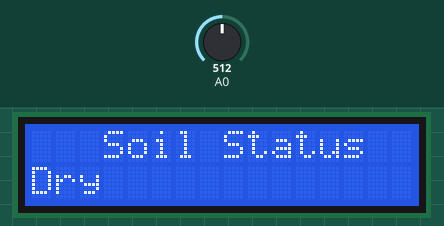
Recording of a sketch running on a simulated Arduino Uno, built with avr-gcc and run on an emulated ATmega328P. On the bench: 16×2 character LCD. The test bench sets the inputs (shaded band); at power-on: A0 = 512. What the sketch prints to the serial monitor is not drawn.

Above: at 1.2 s.
1.3 s: A0 set to 664
2.8 s: A0 set to 688
At 3.9 s:
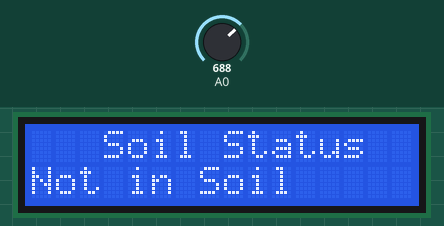
4.3 s: A0 set to 425
At 5.2 s:
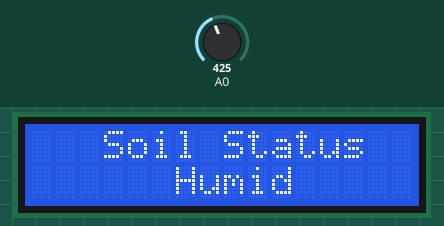
5.8 s: A0 set to 401
At 6.8 s:
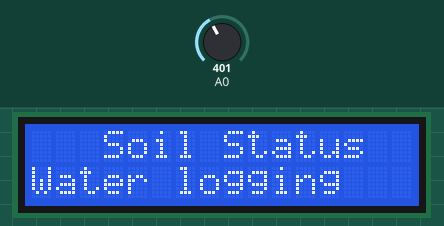
7.3 s: A0 set to 430
At 8.5 s:
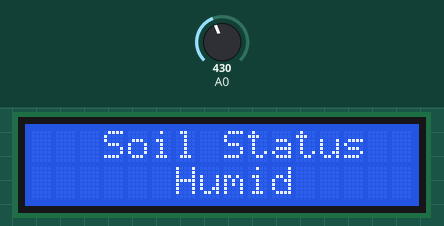
8.8 s: A0 set to 410
At 10.3 s:
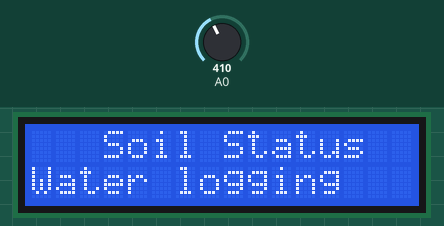
Timing chart, 0 to 11.3 s (numbered marks = the images above; inputs shaded):
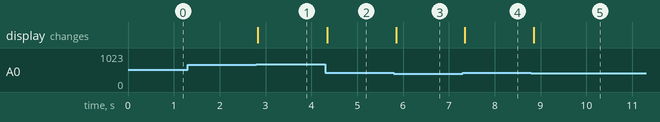

Measured:
- the behaviour switches between 679 and 680 on A0 (found by bisection; images 0 and 1)
- the behaviour switches between 420 and 419 on A0 (found by bisection; images 2 and 3)
- after the input at 1.3 s, every drawn part: stays the same
- after the input at 2.8 s, the display: changes at once (image 1)
- after the input at 4.3 s, the display: changes at once (image 2)
- after the input at 5.8 s, the display: changes after 0.05 s (image 3)
- after the input at 7.3 s, the display: changes at once (image 4)
- after the input at 8.8 s, the display: changes after 0.05 s (image 5)

The sketch:

code_without_pump.ino
```cpp
#include <LiquidCrystal_I2C.h> //LCD I2C liberary
#include <Wire.h> //wire library
LiquidCrystal_I2C lcd(0x3F, 16, 2);
void setup()
{
  Serial.begin(9600);
  lcd.begin();
  lcd.backlight();
}
void loop()
{
 int S1 = analogRead(A0);
 if(S1 >= 680)
 {
  lcd.setCursor(0,0);
  lcd.print("   Soil Status");
  lcd.setCursor(0,1);
  lcd.print("Not in Soil    ");
  Serial.print("Not in Soil");
 }
 if(S1 < 680 && S1 >= 435)
 {
  lcd.setCursor(0,0);
  lcd.print("   Soil Status");
  lcd.setCursor(0,1);
  lcd.print("Dry           ");
 }
 if(S1 < 435 && S1 >=420)
 {
  lcd.setCursor(0,0);
  lcd.print("   Soil Status");
  lcd.setCursor(0,1);
  lcd.print("      Humid   ");
 }
 if(S1 < 420)
 {
  lcd.setCursor(0,0);
  lcd.print("   Soil Status");
  lcd.setCursor(0,1);
  lcd.print("Water logging     ");
 }
}
```
